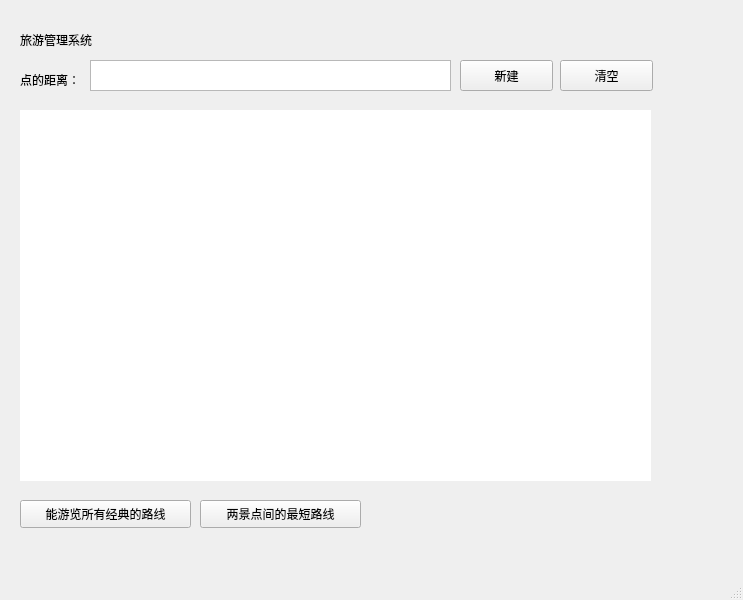
<?xml version="1.0" encoding="UTF-8"?>
<ui version="4.0">
 <class>MainWindow</class>
 <widget class="QMainWindow" name="MainWindow">
  <property name="geometry">
   <rect>
    <x>0</x>
    <y>0</y>
    <width>743</width>
    <height>600</height>
   </rect>
  </property>
  <property name="windowTitle">
   <string>MainWindow</string>
  </property>
  <widget class="QWidget" name="centralwidget">
   <widget class="QLabel" name="label">
    <property name="geometry">
     <rect>
      <x>20</x>
      <y>30</y>
      <width>101</width>
      <height>19</height>
     </rect>
    </property>
    <property name="text">
     <string>旅游管理系统</string>
    </property>
   </widget>
   <widget class="QTextEdit" name="textEdit">
    <property name="geometry">
     <rect>
      <x>90</x>
      <y>60</y>
      <width>361</width>
      <height>31</height>
     </rect>
    </property>
   </widget>
   <widget class="QLabel" name="label_2">
    <property name="geometry">
     <rect>
      <x>20</x>
      <y>70</y>
      <width>71</width>
      <height>19</height>
     </rect>
    </property>
    <property name="text">
     <string>点的距离：</string>
    </property>
   </widget>
   <widget class="QPushButton" name="pushButton">
    <property name="geometry">
     <rect>
      <x>460</x>
      <y>60</y>
      <width>93</width>
      <height>31</height>
     </rect>
    </property>
    <property name="text">
     <string>新建</string>
    </property>
   </widget>
   <widget class="QPushButton" name="pushButton_2">
    <property name="geometry">
     <rect>
      <x>560</x>
      <y>60</y>
      <width>93</width>
      <height>31</height>
     </rect>
    </property>
    <property name="text">
     <string>清空</string>
    </property>
   </widget>
   <widget class="QWidget" name="widget" native="true">
    <property name="geometry">
     <rect>
      <x>20</x>
      <y>110</y>
      <width>631</width>
      <height>371</height>
     </rect>
    </property>
    <property name="styleSheet">
     <string notr="true">background-color: white;</string>
    </property>
   </widget>
   <widget class="QPushButton" name="pushButton_3">
    <property name="geometry">
     <rect>
      <x>20</x>
      <y>500</y>
      <width>171</width>
      <height>28</height>
     </rect>
    </property>
    <property name="text">
     <string>能游览所有经典的路线</string>
    </property>
   </widget>
   <widget class="QPushButton" name="pushButton_4">
    <property name="geometry">
     <rect>
      <x>200</x>
      <y>500</y>
      <width>161</width>
      <height>28</height>
     </rect>
    </property>
    <property name="text">
     <string>两景点间的最短路线</string>
    </property>
   </widget>
  </widget>
  <widget class="QMenuBar" name="menubar">
   <property name="geometry">
    <rect>
     <x>0</x>
     <y>0</y>
     <width>743</width>
     <height>25</height>
    </rect>
   </property>
  </widget>
  <widget class="QStatusBar" name="statusbar"/>
 </widget>
 <resources/>
 <connections/>
</ui>
